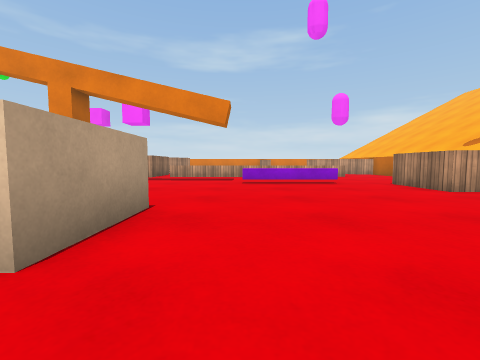
View 1 (above)

17 first-person views from a walk through a 3-D level made in the Unity game engine. The camera is 0.64 m above the floor, tilts 4° down and sees 90° across. The floor is counted in squares, 1 m on a side. Each view is taken from the middle of a square. On the plan, view 1 faces up. The plan holds only what a view shows up to about 9 squares ahead; the rest is blank. The place goes on beyond the plan. The player is left out. Surface patterns are stand-ins for the level's own textures.

View 2
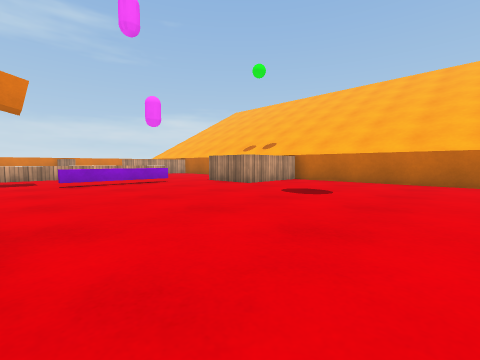

View 3
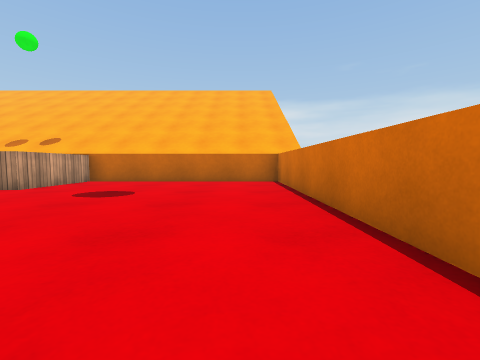

View 4
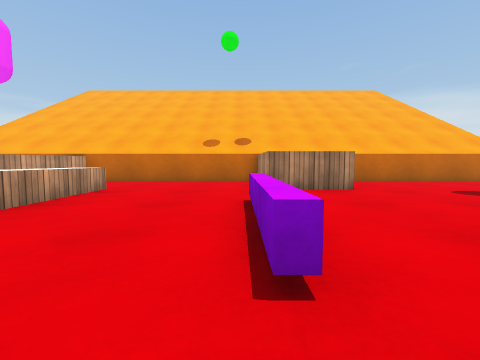

View 5
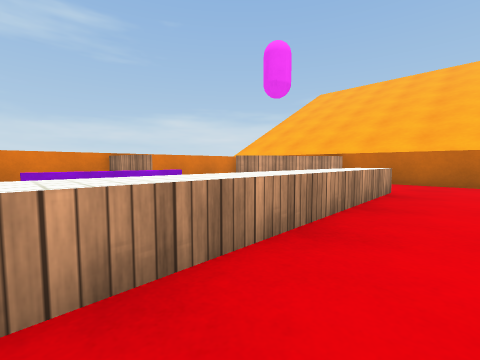

View 6
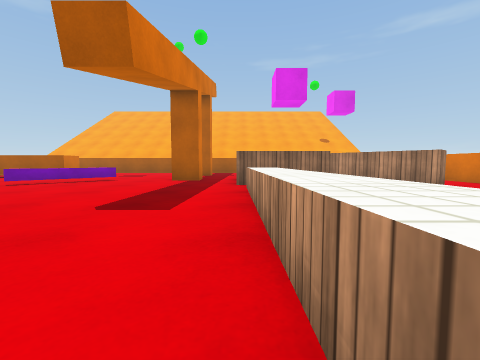

View 7
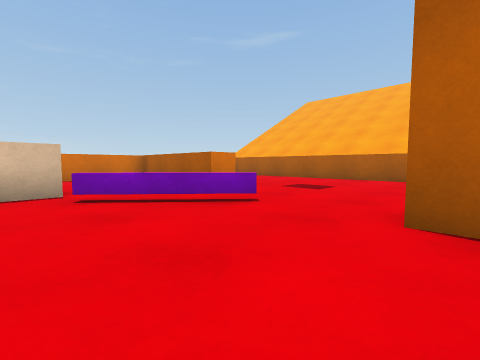

View 8
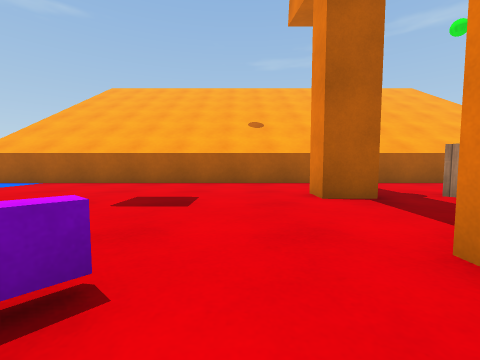

View 9
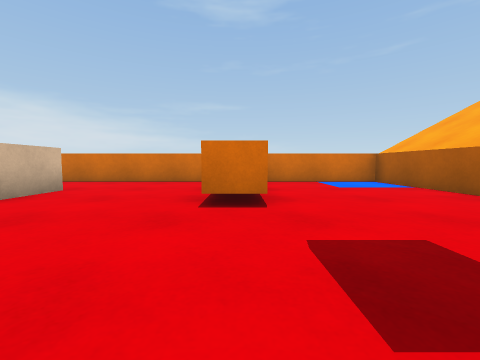

View 10
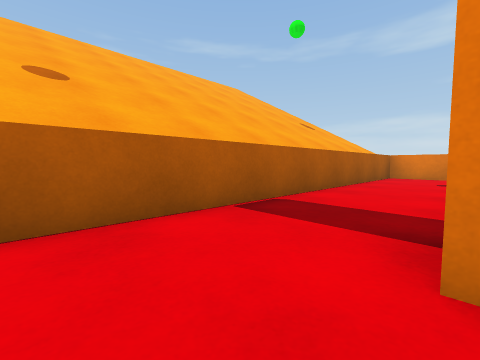

View 11
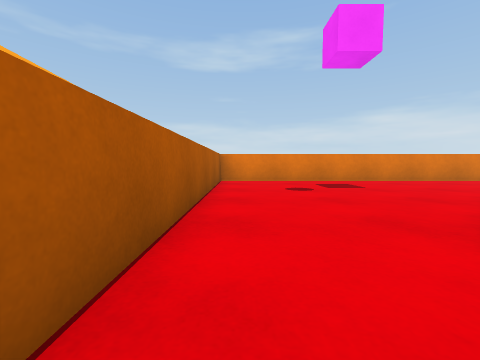

View 12
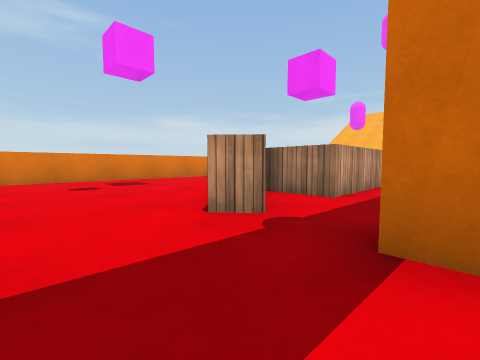

View 13
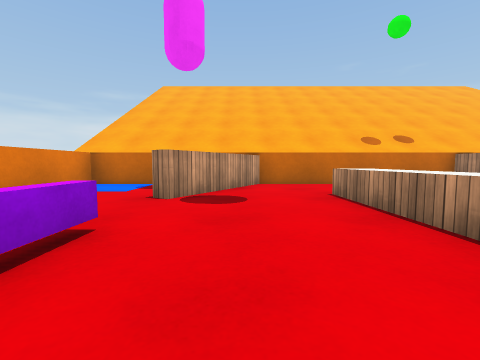

View 14
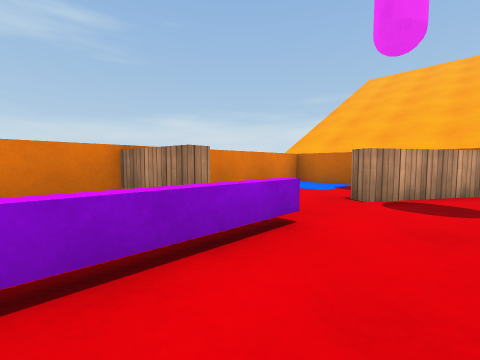

View 15
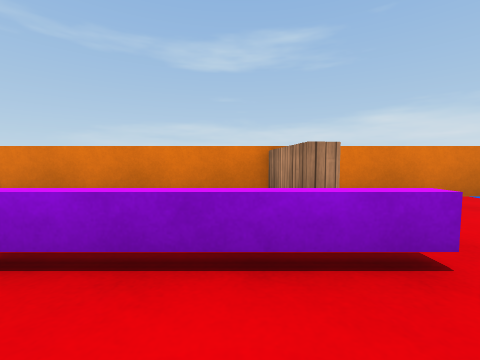

View 16
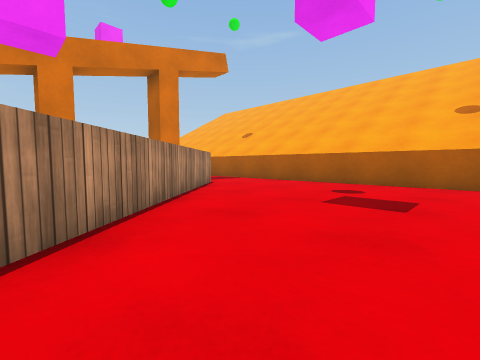

View 17
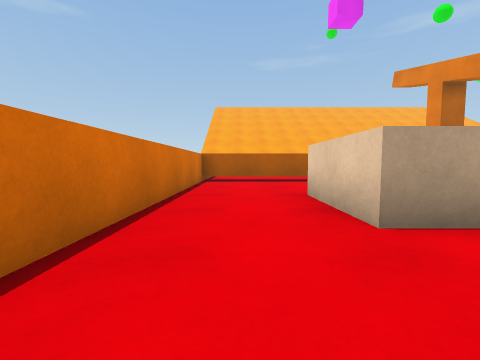

### Floor plan
Key: @ floor where view 1 was taken; # wall or solid block; . floor; = window, fence, low wall or low ledge; ^ raised ledge; B block.
Columns run from 13 left of view 1 to 8 right of it. Each row starts with its distance up from view 1.
 19 ######################
 18 #.........     #.....#
 17 #.........     #.....#
 16 #.......##  ........ #
 15 #......##   ====..## #
 14 #.....##     ......###
 13 #....#   ^    .......#
 12 #...##   ^ ^^^^^^^^..#
 11 #..##.^^^^^^^^.......#
 10 #....................#
  9 #..#...#.............#
  8 #.............^^^....#
  7 #.................####
  6 #......=..........####
  5 #......===...........#
  4 #........=...........#
  3 #....#...BBB.........#
  2 #....#...BBB.........#
  1 #....#...............#
  0 #....#.......@.......#
 -1 #....#...............#
 -2 ######################

Where each view was taken, in squares from view 1:
view 1: 0 up, 0 right, facing up
view 2: 0 up, 1 left, facing up-right
view 3: 0 up, 1 left, facing right
view 4: 8 up, 1 left, facing right
view 5: 10 up, 1 left, facing up-right
view 6: 11 up, 3 right, facing left
view 7: 9 up, 3 left, facing down-left
view 8: 7 up, 5 left, facing left
view 9: 7 up, 8 left, facing down
view 10: 7 up, 10 left, facing up-left
view 11: 10 up, 12 left, facing up
view 12: 9 up, 12 left, facing up-right
view 13: 14 up, 0 right, facing right
view 14: 14 up, 0 right, facing up-right
view 15: 14 up, 1 right, facing up
view 16: 18 up, 5 left, facing down-left
view 17: 0 up, 1 right, facing left
